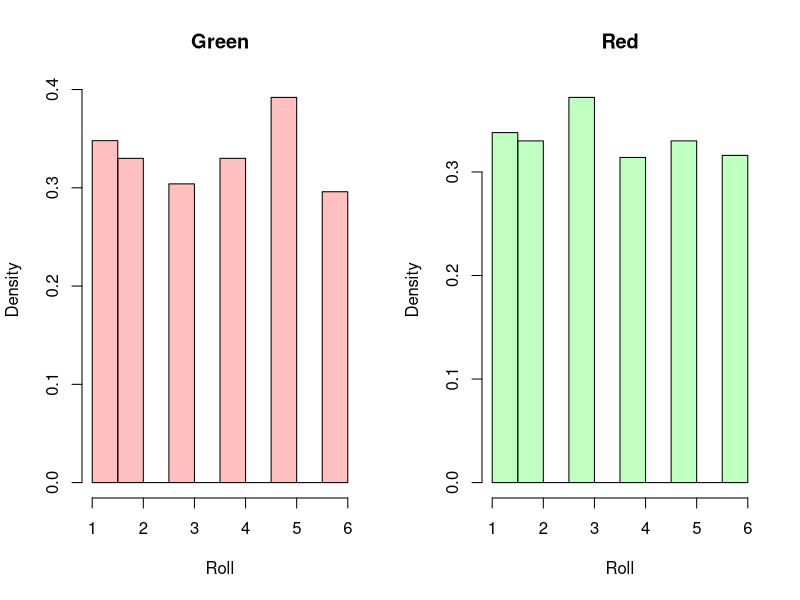
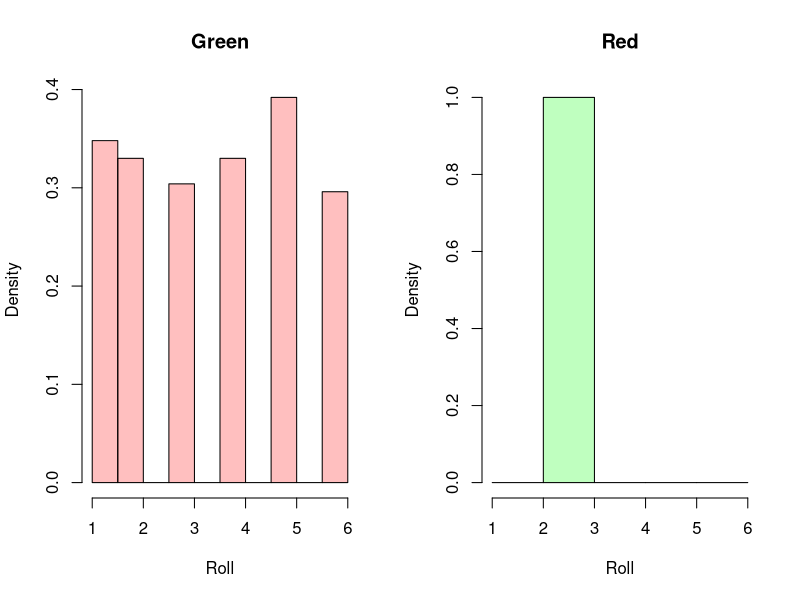

Write the R code that produced these figures, in order.
#set.seed(110)
sims = 1000

green=sample(1:6, sims, replace=TRUE)
red=sample(1:6, sims, replace=TRUE)
S=green+red

#set subplots
par(mfrow = c(1,2))
hist(green, main='Green', xlab='Roll', freq=FALSE, col=rgb(1,0,0,1/4))
hist(red, main='Red', xlab='Roll', freq=FALSE, col=rgb(0,1,0,1/4))

par(mfrow = c(1,1))
par(mfrow = c(1,2))
hist(green, main='Green', xlab='Roll', freq=FALSE, col=rgb(1,0,0,1/4))
hist(green[red==3 & S==6], main='Red', xlab='Roll', freq=FALSE, breaks = 1:6, col=rgb(0,1,0,1/4))
par(mfrow = c(1,1))
